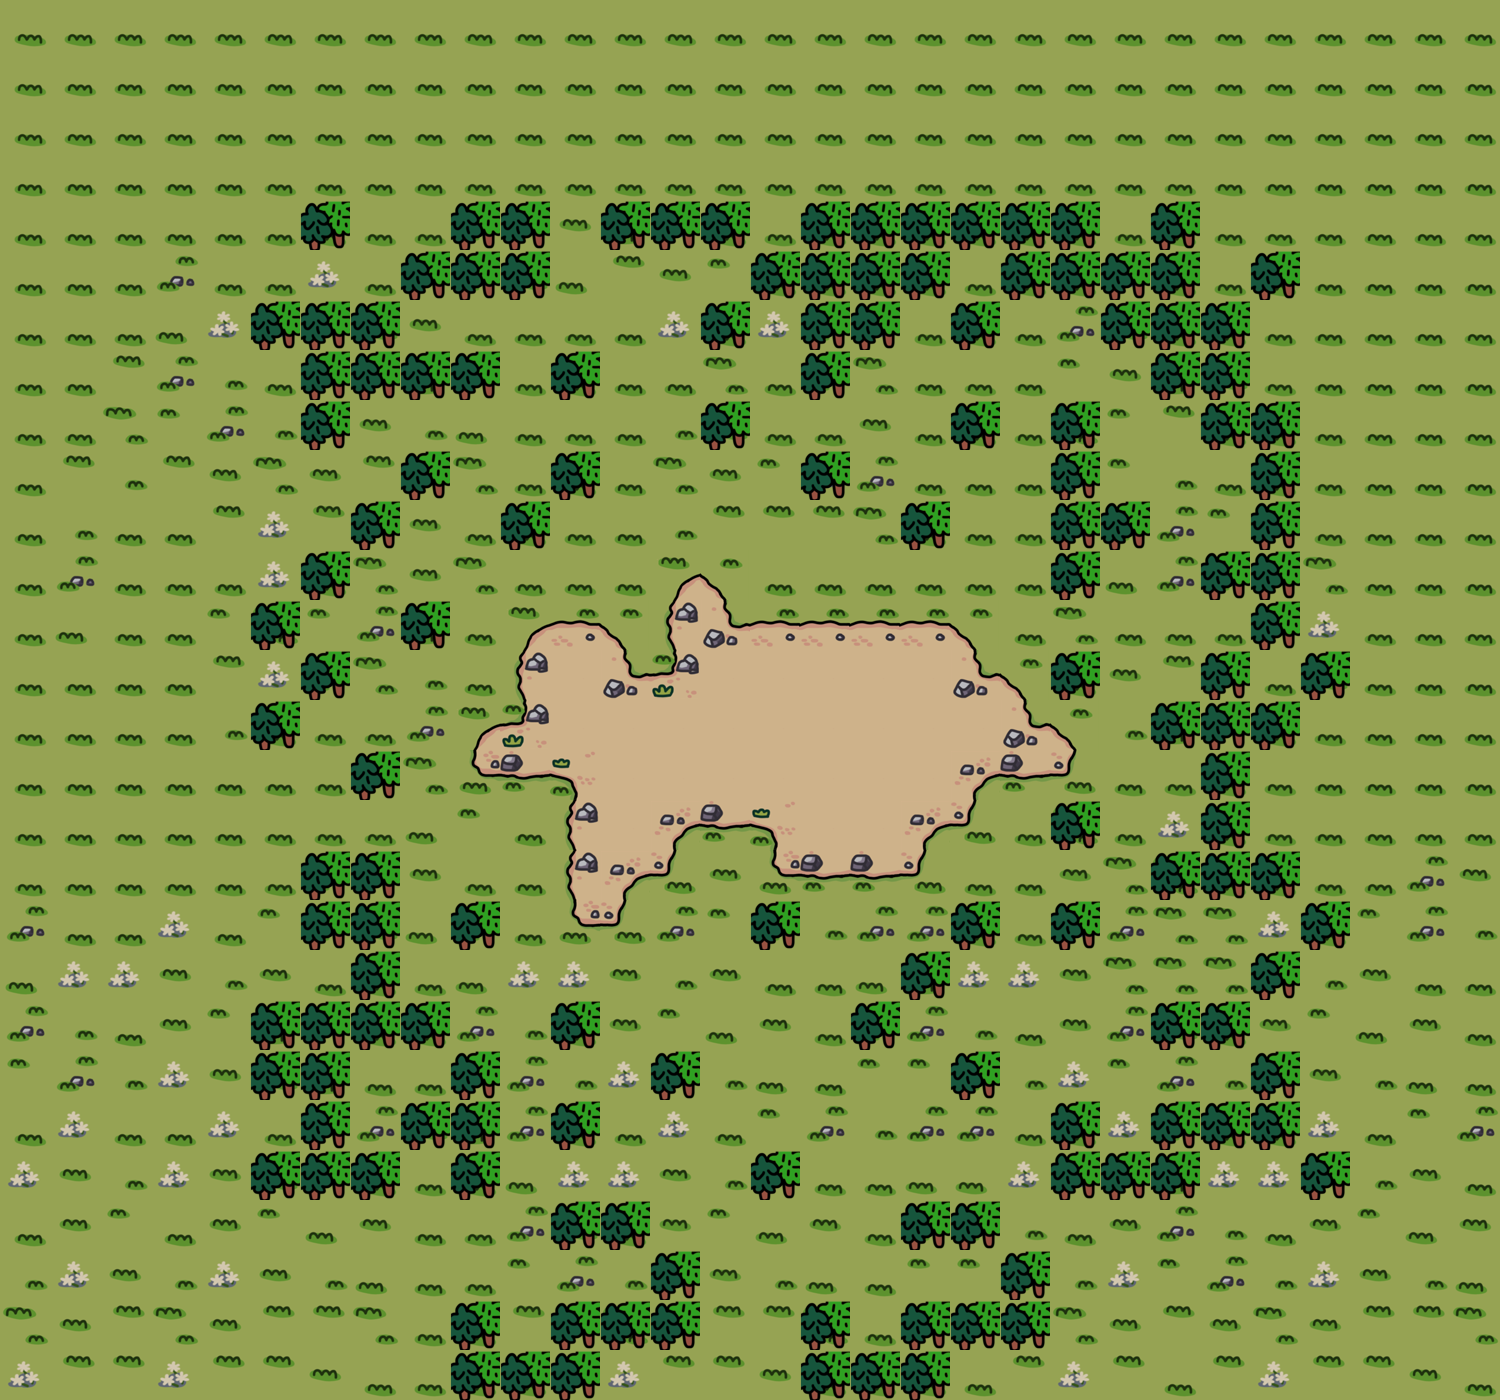

A level layout from a 2D game, rendered from its tile map. Below: a short description, then the map file with tile-grid data replaced by summaries:
An orthogonal 30x28 tile map with 50x50 px tiles, 4 tile layers (stage, soil, deco, unit).

<map version="1.10" tiledversion="1.11.2" orientation="orthogonal" renderorder="right-down" width="30" height="28" tilewidth="50" tileheight="50" infinite="0" nextlayerid="5" nextobjectid="1">
 <tileset firstgid="1" name="grassTilemap" tilewidth="50" tileheight="50" tilecount="200" columns="10">
  <image source="50TileSet.png" width="512" height="1024" />
  <wangsets>
   <wangset name="Terrains" type="corner" tile="-1">
    <wangcolor name="soil" color="#ff0000" tile="-1" probability="1" />
    <wangtile tileid="30" wangid="0,0,0,1,0,0,0,0" />
    <wangtile tileid="31" wangid="0,0,0,1,0,1,0,0" />
    <wangtile tileid="32" wangid="0,0,0,0,0,1,0,0" />
    <wangtile tileid="33" wangid="0,1,0,0,0,1,0,1" />
    <wangtile tileid="34" wangid="0,1,0,1,0,0,0,1" />
    <wangtile tileid="40" wangid="0,1,0,1,0,0,0,0" />
    <wangtile tileid="41" wangid="0,1,0,1,0,1,0,1" />
    <wangtile tileid="42" wangid="0,0,0,0,0,1,0,1" />
    <wangtile tileid="43" wangid="0,0,0,1,0,1,0,1" />
    <wangtile tileid="44" wangid="0,1,0,1,0,1,0,0" />
    <wangtile tileid="50" wangid="0,1,0,0,0,0,0,0" />
    <wangtile tileid="51" wangid="0,1,0,0,0,0,0,1" />
    <wangtile tileid="52" wangid="0,0,0,0,0,0,0,1" />
   </wangset>
  </wangsets>
 </tileset>
 <layer id="1" name="stage" width="30" height="28">
  <data>[840 cells, 840 non-empty, 9 distinct tile ids]</data>
 </layer>
 <layer id="2" name="soil" width="30" height="28">
  <data>[840 cells, 80 non-empty, 16 distinct tile ids]</data>
 </layer>
 <layer id="3" name="deco" width="30" height="28">
  <data>[840 cells, 145 non-empty, 1 distinct tile ids]</data>
 </layer>
 <layer id="4" name="unit" width="30" height="28">
  <data>[840 cells, 0 non-empty, 0 distinct tile ids]</data>
 </layer>
</map>
